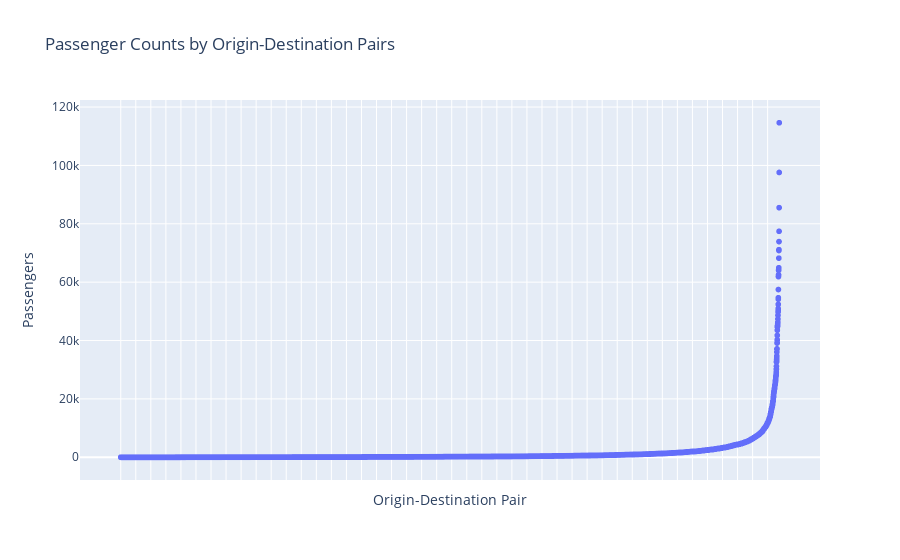

The cell this chart's notebook holds for it:
### Code cell
import pandas as pd
import plotly.express as px

sorted_df  = result_df.sort_values(by='passengers', ascending=True)
# Create an interactive scatterplot

# Create an interactive scatterplot
fig = px.scatter(sorted_df, x='origin-destination-pair', y='passengers', text='passengers',
                 title='Passenger Counts by Origin-Destination Pairs',
                 labels={'origin-destination-pair': 'Origin-Destination Pair'},
                 hover_name='origin-destination-pair')

fig.update_traces(textposition='top center')

# Remove the x-axis labels
fig.update_xaxes(showticklabels=False)

# Customize the appearance of the plot (optional)
fig.update_layout(xaxis_title='Origin-Destination Pair', yaxis_title='Passengers')

# Show the interactive plot
fig.show()

### Figure 1 — Plotly figure (JSON) as saved in the notebook; plotly's stock layout.template omitted (floating-point values rounded to 4 significant figures; data arrays with more than 128 entries replaced by an {"elided": "..."} marker saying what was removed)
{"data": [{"hovertemplate": "<b>%{hovertext}</b><br><br>Origin-Destination Pair=%{x}<br>passengers=%{text}<extra></extra>", "hovertext": {"elided": "11075 str values"}, "legendgroup": "", "marker": {"color": "#636efa", "symbol": "circle"}, "mode": "markers+text", "name": "", "showlegend": false, "text": {"elided": "11075 int values"}, "textposition": "top center", "type": "scattergl", "x": {"elided": "11075 str values"}, "xaxis": "x", "y": {"elided": "11075 int values"}, "yaxis": "y"}], "layout": {"legend": {"tracegroupgap": 0}, "title": {"text": "Passenger Counts by Origin-Destination Pairs"}, "xaxis": {"anchor": "y", "domain": [0, 1], "showticklabels": false, "title": {"text": "Origin-Destination Pair"}}, "yaxis": {"anchor": "x", "domain": [0, 1], "title": {"text": "Passengers"}}}}
